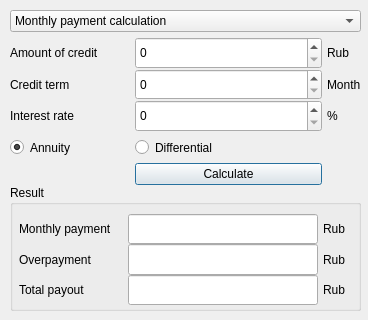
<?xml version="1.0" encoding="UTF-8"?>
<ui version="4.0">
 <class>S21Credit</class>
 <widget class="QDialog" name="S21Credit">
  <property name="windowModality">
   <enum>Qt::ApplicationModal</enum>
  </property>
  <property name="geometry">
   <rect>
    <x>0</x>
    <y>0</y>
    <width>368</width>
    <height>320</height>
   </rect>
  </property>
  <property name="sizePolicy">
   <sizepolicy hsizetype="Fixed" vsizetype="Fixed">
    <horstretch>0</horstretch>
    <verstretch>0</verstretch>
   </sizepolicy>
  </property>
  <property name="minimumSize">
   <size>
    <width>368</width>
    <height>320</height>
   </size>
  </property>
  <property name="maximumSize">
   <size>
    <width>368</width>
    <height>320</height>
   </size>
  </property>
  <property name="windowTitle">
   <string>Credit Calculator</string>
  </property>
  <widget class="QWidget" name="gridLayoutWidget_2">
   <property name="geometry">
    <rect>
     <x>10</x>
     <y>10</y>
     <width>351</width>
     <height>301</height>
    </rect>
   </property>
   <layout class="QGridLayout" name="gridLayout_2" rowstretch="0,0,1,1,1,1,0,4" columnstretch="2,3,0,0">
    <property name="spacing">
     <number>0</number>
    </property>
    <item row="4" column="1">
     <widget class="QSpinBox" name="spinBox_Rate">
      <property name="sizePolicy">
       <sizepolicy hsizetype="Preferred" vsizetype="Preferred">
        <horstretch>0</horstretch>
        <verstretch>0</verstretch>
       </sizepolicy>
      </property>
      <property name="maximum">
       <number>100</number>
      </property>
     </widget>
    </item>
    <item row="3" column="2">
     <spacer name="horizontalSpacer_2">
      <property name="orientation">
       <enum>Qt::Horizontal</enum>
      </property>
      <property name="sizeType">
       <enum>QSizePolicy::Fixed</enum>
      </property>
      <property name="sizeHint" stdset="0">
       <size>
        <width>5</width>
        <height>20</height>
       </size>
      </property>
     </spacer>
    </item>
    <item row="6" column="1">
     <widget class="QPushButton" name="pushButton_Calc">
      <property name="sizePolicy">
       <sizepolicy hsizetype="Preferred" vsizetype="Fixed">
        <horstretch>0</horstretch>
        <verstretch>0</verstretch>
       </sizepolicy>
      </property>
      <property name="text">
       <string>Calculate</string>
      </property>
     </widget>
    </item>
    <item row="2" column="1">
     <widget class="QSpinBox" name="spinBox_Amount">
      <property name="sizePolicy">
       <sizepolicy hsizetype="Preferred" vsizetype="Preferred">
        <horstretch>0</horstretch>
        <verstretch>0</verstretch>
       </sizepolicy>
      </property>
      <property name="maximum">
       <number>100000000</number>
      </property>
     </widget>
    </item>
    <item row="4" column="3">
     <widget class="QLabel" name="label_Percent">
      <property name="sizePolicy">
       <sizepolicy hsizetype="Preferred" vsizetype="Preferred">
        <horstretch>0</horstretch>
        <verstretch>0</verstretch>
       </sizepolicy>
      </property>
      <property name="text">
       <string>%</string>
      </property>
     </widget>
    </item>
    <item row="7" column="0" colspan="4">
     <widget class="QGroupBox" name="groupBox_Result">
      <property name="title">
       <string>Result</string>
      </property>
      <widget class="QWidget" name="gridLayoutWidget">
       <property name="geometry">
        <rect>
         <x>9</x>
         <y>29</y>
         <width>331</width>
         <height>91</height>
        </rect>
       </property>
       <layout class="QGridLayout" name="gridLayout" columnstretch="4,7,0,1">
        <property name="spacing">
         <number>0</number>
        </property>
        <item row="2" column="0">
         <widget class="QLabel" name="label_Total">
          <property name="text">
           <string>Total payout</string>
          </property>
         </widget>
        </item>
        <item row="1" column="3">
         <widget class="QLabel" name="label_Rub_3">
          <property name="sizePolicy">
           <sizepolicy hsizetype="Preferred" vsizetype="Preferred">
            <horstretch>0</horstretch>
            <verstretch>0</verstretch>
           </sizepolicy>
          </property>
          <property name="text">
           <string>Rub</string>
          </property>
         </widget>
        </item>
        <item row="1" column="1">
         <widget class="QLineEdit" name="lineEdit_Over">
          <property name="sizePolicy">
           <sizepolicy hsizetype="Preferred" vsizetype="Preferred">
            <horstretch>0</horstretch>
            <verstretch>0</verstretch>
           </sizepolicy>
          </property>
          <property name="readOnly">
           <bool>true</bool>
          </property>
         </widget>
        </item>
        <item row="0" column="3">
         <widget class="QLabel" name="label_Rub_2">
          <property name="sizePolicy">
           <sizepolicy hsizetype="Preferred" vsizetype="Preferred">
            <horstretch>0</horstretch>
            <verstretch>0</verstretch>
           </sizepolicy>
          </property>
          <property name="text">
           <string>Rub</string>
          </property>
         </widget>
        </item>
        <item row="0" column="0">
         <widget class="QLabel" name="label_Pay">
          <property name="text">
           <string>Monthly payment</string>
          </property>
         </widget>
        </item>
        <item row="0" column="1">
         <widget class="QLineEdit" name="lineEdit_Pay">
          <property name="sizePolicy">
           <sizepolicy hsizetype="Preferred" vsizetype="Preferred">
            <horstretch>0</horstretch>
            <verstretch>0</verstretch>
           </sizepolicy>
          </property>
          <property name="readOnly">
           <bool>true</bool>
          </property>
         </widget>
        </item>
        <item row="2" column="1">
         <widget class="QLineEdit" name="lineEdit_Total">
          <property name="sizePolicy">
           <sizepolicy hsizetype="Preferred" vsizetype="Preferred">
            <horstretch>0</horstretch>
            <verstretch>0</verstretch>
           </sizepolicy>
          </property>
          <property name="readOnly">
           <bool>true</bool>
          </property>
         </widget>
        </item>
        <item row="1" column="0">
         <widget class="QLabel" name="label_Over">
          <property name="text">
           <string>Overpayment</string>
          </property>
         </widget>
        </item>
        <item row="2" column="3">
         <widget class="QLabel" name="label_Rub_4">
          <property name="sizePolicy">
           <sizepolicy hsizetype="Preferred" vsizetype="Preferred">
            <horstretch>0</horstretch>
            <verstretch>0</verstretch>
           </sizepolicy>
          </property>
          <property name="text">
           <string>Rub</string>
          </property>
         </widget>
        </item>
        <item row="1" column="2">
         <spacer name="horizontalSpacer">
          <property name="orientation">
           <enum>Qt::Horizontal</enum>
          </property>
          <property name="sizeType">
           <enum>QSizePolicy::Fixed</enum>
          </property>
          <property name="sizeHint" stdset="0">
           <size>
            <width>5</width>
            <height>20</height>
           </size>
          </property>
         </spacer>
        </item>
       </layout>
      </widget>
     </widget>
    </item>
    <item row="5" column="0">
     <widget class="QRadioButton" name="radioButton_A">
      <property name="enabled">
       <bool>true</bool>
      </property>
      <property name="sizePolicy">
       <sizepolicy hsizetype="Preferred" vsizetype="Preferred">
        <horstretch>0</horstretch>
        <verstretch>0</verstretch>
       </sizepolicy>
      </property>
      <property name="text">
       <string>Annuity</string>
      </property>
      <property name="checked">
       <bool>true</bool>
      </property>
     </widget>
    </item>
    <item row="4" column="0">
     <widget class="QLabel" name="label_Rate">
      <property name="text">
       <string>Interest rate</string>
      </property>
     </widget>
    </item>
    <item row="2" column="3">
     <widget class="QLabel" name="label_Rub">
      <property name="sizePolicy">
       <sizepolicy hsizetype="Preferred" vsizetype="Preferred">
        <horstretch>0</horstretch>
        <verstretch>0</verstretch>
       </sizepolicy>
      </property>
      <property name="text">
       <string>Rub</string>
      </property>
     </widget>
    </item>
    <item row="3" column="0">
     <widget class="QLabel" name="label_Term">
      <property name="text">
       <string>Credit term</string>
      </property>
     </widget>
    </item>
    <item row="1" column="0">
     <spacer name="verticalSpacer_2">
      <property name="orientation">
       <enum>Qt::Vertical</enum>
      </property>
      <property name="sizeType">
       <enum>QSizePolicy::Fixed</enum>
      </property>
      <property name="sizeHint" stdset="0">
       <size>
        <width>40</width>
        <height>5</height>
       </size>
      </property>
     </spacer>
    </item>
    <item row="3" column="3">
     <widget class="QLabel" name="label_Month">
      <property name="sizePolicy">
       <sizepolicy hsizetype="Preferred" vsizetype="Preferred">
        <horstretch>0</horstretch>
        <verstretch>0</verstretch>
       </sizepolicy>
      </property>
      <property name="text">
       <string>Month</string>
      </property>
     </widget>
    </item>
    <item row="0" column="0" colspan="4">
     <widget class="QComboBox" name="comboBox">
      <property name="editable">
       <bool>false</bool>
      </property>
      <property name="currentText">
       <string>Monthly payment calculation</string>
      </property>
      <item>
       <property name="text">
        <string>Monthly payment calculation</string>
       </property>
      </item>
      <item>
       <property name="text">
        <string>Loan term calculation</string>
       </property>
      </item>
      <item>
       <property name="text">
        <string>Calculation of the maximum loan amount</string>
       </property>
      </item>
     </widget>
    </item>
    <item row="5" column="1">
     <widget class="QRadioButton" name="radioButton_D">
      <property name="sizePolicy">
       <sizepolicy hsizetype="Preferred" vsizetype="Preferred">
        <horstretch>0</horstretch>
        <verstretch>0</verstretch>
       </sizepolicy>
      </property>
      <property name="text">
       <string>Differential</string>
      </property>
     </widget>
    </item>
    <item row="2" column="0">
     <widget class="QLabel" name="label_Amount">
      <property name="sizePolicy">
       <sizepolicy hsizetype="Preferred" vsizetype="Preferred">
        <horstretch>0</horstretch>
        <verstretch>0</verstretch>
       </sizepolicy>
      </property>
      <property name="text">
       <string>Amount of credit</string>
      </property>
     </widget>
    </item>
    <item row="3" column="1">
     <widget class="QSpinBox" name="spinBox_Term">
      <property name="sizePolicy">
       <sizepolicy hsizetype="Preferred" vsizetype="Preferred">
        <horstretch>0</horstretch>
        <verstretch>0</verstretch>
       </sizepolicy>
      </property>
      <property name="maximum">
       <number>1200</number>
      </property>
     </widget>
    </item>
   </layout>
  </widget>
 </widget>
 <resources/>
 <connections/>
</ui>
